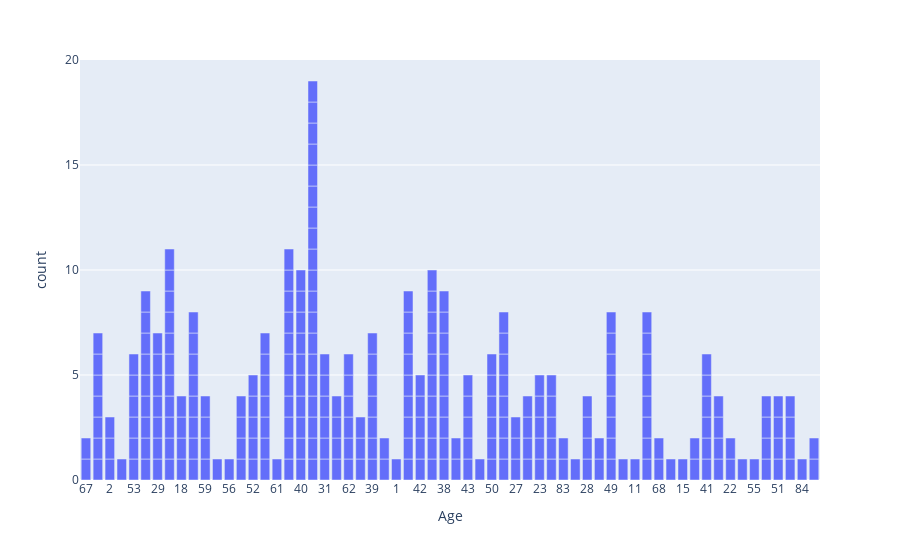

The notebook cell this image was saved under:
### Code cell
df["Age"] = df["Age"].astype(str)
px.bar(df, x ="Age")

### Figure 1 — Plotly figure (JSON) as saved in the notebook; plotly's stock layout.template omitted (floating-point values rounded to 4 significant figures; data arrays with more than 128 entries replaced by an {"elided": "..."} marker saying what was removed)
{"data": [{"alignmentgroup": "True", "hovertemplate": "Age=%{x}<br>count=%{y}<extra></extra>", "legendgroup": "", "marker": {"color": "#636efa", "pattern": {"shape": ""}}, "name": "", "offsetgroup": "", "orientation": "v", "showlegend": false, "textposition": "auto", "type": "bar", "x": {"elided": "284 str values"}, "xaxis": "x", "y": {"elided": "284 int values"}, "yaxis": "y"}], "layout": {"autosize": true, "barmode": "relative", "legend": {"tracegroupgap": 0}, "margin": {"t": 60}, "xaxis": {"anchor": "y", "autorange": true, "domain": [0, 1], "range": [-0.5, 61.5], "title": {"text": "Age"}, "type": "category"}, "yaxis": {"anchor": "x", "autorange": true, "domain": [0, 1], "range": [0, 20], "title": {"text": "count"}, "type": "linear"}}}
